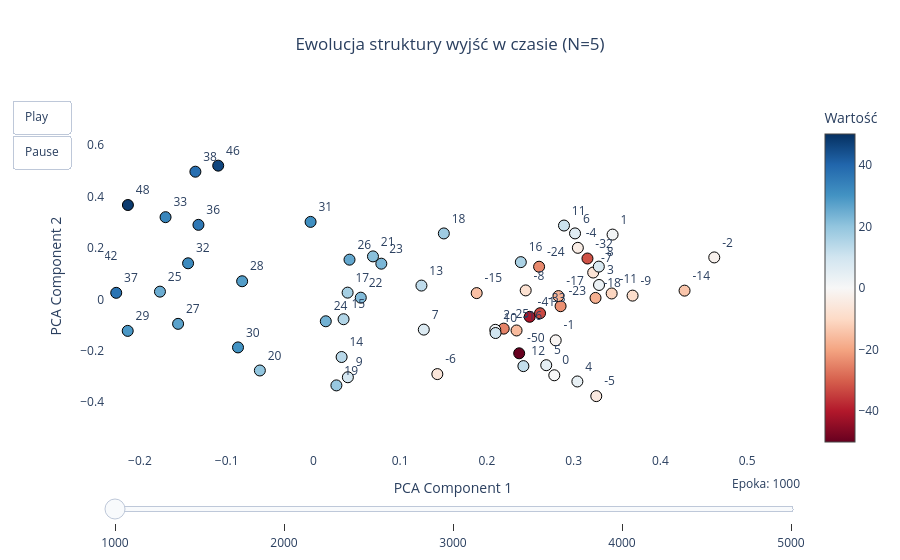

The cell this chart's notebook holds for it:
### Code cell
analizowane_epoki = [ 1000, 2000, 3000, 4000, 5000, 10000, 15000, 18000]

animate_weight_evolution(model, N=5, epochs_list=analizowane_epoki, head_idx=0)

### Figure 1 — Plotly figure (JSON) as saved in the notebook; plotly's stock layout.template omitted (floating-point values rounded to 4 significant figures)
{"data": [{"marker": {"color": [-50, -41, -33, -32, -25, -24, -23, -18, -17, -16, -15, -14, -11, -9, -8, -7, -6, -5, -4, -2, -1, 0, 1, 2, 3, 4, 5, 6, 7, 8, 9, 10, 11, 12, 13, 14, 15, 16, 17, 18, 19, 20, 21, 22, 23, 24, 25, 26, 27, 28, 29, 30, 31, 32, 33, 34, 35, 36, 37, 38, 39, 40, 41, 42, 43, 44, 45, 46, 47, 48, 49, 50], "colorbar": {"title": {"text": "Wartość"}}, "colorscale": [[0, "rgb(103,0,31)"], [0.1, "rgb(178,24,43)"], [0.2, "rgb(214,96,77)"], [0.3, "rgb(244,165,130)"], [0.4, "rgb(253,219,199)"], [0.5, "rgb(247,247,247)"], [0.6, "rgb(209,229,240)"], [0.7, "rgb(146,197,222)"], [0.8, "rgb(67,147,195)"], [0.9, "rgb(33,102,172)"], [1, "rgb(5,48,97)"]], "line": {"color": "Black", "width": 1}, "showscale": true, "size": 11}, "mode": "markers+text", "text": ["-50", "-41", "-33", "-32", "-25", "-24", "-23", "-18", "-17", "-16", "-15", "-14", "-11", "-9", "-8", "-7", "-6", "-5", "-4", "-2", "-1", "0", "1", "2", "3", "4", "5", "6", "7", "8", "9", "10", "11", "12", "13", "14", "15", "16", "17", "18", "19", "20", "21", "22", "23", "24", "25", "26", "27", "28", "29", "30", "31", "32", "33", "34", "35", "36", "37", "38", "39", "40", "41", "42", "43", "44", "45", "46", "47", "48", "49", "50"], "textposition": "top right", "type": "scatter", "x": [0.2372, 0.2493, 0.2612, 0.3159, 0.2193, 0.2601, 0.2849, 0.3252, 0.2824, 0.2341, 0.1882, 0.4278, 0.3438, 0.3679, 0.2447, 0.3225, 0.1428, 0.326, 0.3048, 0.4621, 0.2793, 0.2776, 0.3448, 0.2096, 0.3292, 0.3042, 0.2684, 0.3015, 0.1272, 0.329, 0.03965, 0.2099, 0.2888, 0.242, 0.1245, 0.03245, 0.03469, 0.2391, 0.03937, 0.1503, 0.02644, -0.0618, 0.0686, 0.05454, 0.07822, 0.01422, -0.177, 0.04154, -0.1561, -0.08223, -0.2141, -0.087, -0.00333, -0.1446, -0.1705, -0.3738, -0.3474, -0.1326, -0.2274, -0.1361, -0.2852, -0.2693, -0.2953, -0.2509, -0.3213, -0.3361, -0.2961, -0.1098, -0.2649, -0.2139, -0.3469, -0.4104], "y": [-0.2098, -0.06776, -0.05394, 0.1589, -0.1138, 0.127, -0.02663, 0.005648, 0.01279, -0.121, 0.02434, 0.03398, 0.02295, 0.01455, 0.03484, 0.1043, -0.2907, -0.3764, 0.2004, 0.1631, -0.1594, -0.2953, 0.252, -0.1185, 0.05595, -0.3194, -0.2561, 0.2566, -0.1177, 0.1274, -0.3029, -0.1309, 0.2872, -0.2597, 0.05366, -0.2242, -0.07726, 0.1448, 0.0262, 0.2564, -0.3347, -0.2766, 0.1671, 0.006637, 0.1388, -0.08523, 0.03, 0.1544, -0.09524, 0.07049, -0.1226, -0.1869, 0.3014, 0.1403, 0.3198, -0.1222, -0.241, 0.2898, 0.02542, 0.4966, -0.06088, -0.2708, 0.4209, 0.1118, 0.3791, -0.4013, 0.007437, 0.5201, 0.0116, 0.367, -0.3265, -0.07495]}], "layout": {"hovermode": "closest", "plot_bgcolor": "white", "sliders": [{"currentvalue": {"font": {"size": 12}, "prefix": "Epoka: ", "visible": true, "xanchor": "right"}, "steps": [{"args": [["Epoka 1000"], {"frame": {"duration": 300, "redraw": true}, "mode": "immediate"}], "label": "1000", "method": "animate"}, {"args": [["Epoka 2000"], {"frame": {"duration": 300, "redraw": true}, "mode": "immediate"}], "label": "2000", "method": "animate"}, {"args": [["Epoka 3000"], {"frame": {"duration": 300, "redraw": true}, "mode": "immediate"}], "label": "3000", "method": "animate"}, {"args": [["Epoka 4000"], {"frame": {"duration": 300, "redraw": true}, "mode": "immediate"}], "label": "4000", "method": "animate"}, {"args": [["Epoka 5000"], {"frame": {"duration": 300, "redraw": true}, "mode": "immediate"}], "label": "5000", "method": "animate"}], "transition": {"duration": 0}, "x": 0, "y": 0}], "title": {"text": "Ewolucja struktury wyjść w czasie (N=5)", "x": 0.5}, "updatemenus": [{"buttons": [{"args": [null, {"frame": {"duration": 600, "redraw": true}, "fromcurrent": true}], "label": "Play", "method": "animate"}, {"args": [[null], {"frame": {"duration": 0, "redraw": false}, "mode": "immediate"}], "label": "Pause", "method": "animate"}], "showactive": false, "type": "buttons"}], "xaxis": {"range": [-0.2403, 0.5621], "title": {"text": "PCA Component 1"}}, "yaxis": {"range": [-0.5937, 0.7755], "title": {"text": "PCA Component 2"}}}}
